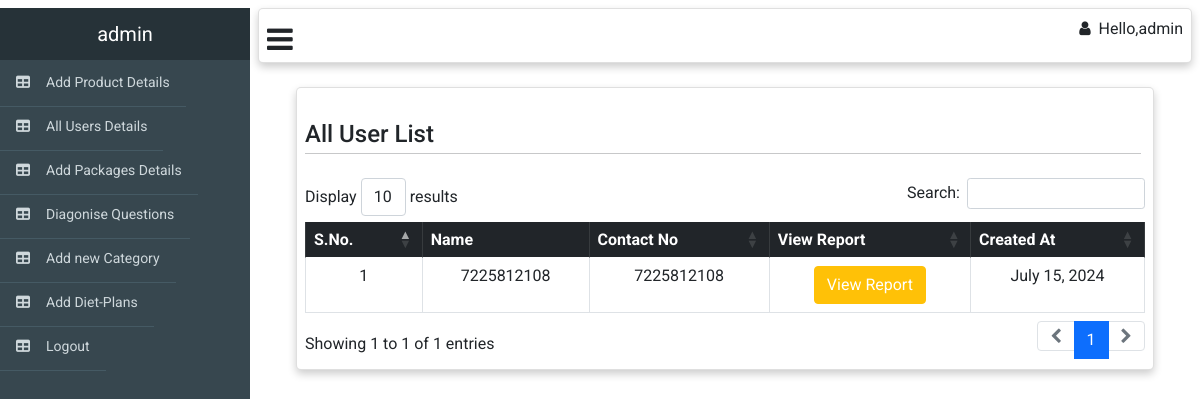
Page /web_admin/all-users (signed in) on the committed database.
### web_admin/models.py (models this page shows)
class user(models.Model):
    name = models.CharField(max_length=50)
    contact_no = models.CharField(max_length=15)
    otp = models.CharField(max_length=6)
    email = models.CharField(max_length=30)
    role = models.CharField(max_length=15, choices=Role)
    password = models.CharField(max_length=20,null=True,blank=True)
    is_active = models.BooleanField(default=True)
    gender = models.CharField(max_length=15, choices=Gender)
    age = models.IntegerField(default=0,null=True,blank=True)
    scalp_image = models.ImageField(upload_to='scalp_image/',null=True,blank=True)
    is_question_submitted = models.BooleanField(default=False)
    hair_health = models.FloatField(default=0)
    issue_categories = models.ManyToManyField(issue_category,null=True,blank=True)
    last_update_que = models.ForeignKey(questions,on_delete=models.CASCADE,null=True,blank=True)
    profile_image = models.ImageField(upload_to='profile/',null=True,blank=True)
    created_at = models.DateTimeField(auto_now_add=True)
    updated_at = models.DateTimeField(auto_now=True)

### web_admin/views.py (the view)
# urls.py: path('all-users',AllUsers.as_view(),name='all-users'),
class AllUsers(APIView):
    template_name = 'all_users_list.html'
    model = user
    def get(self,request,*args, **kwargs):
        list = self.model.objects.all()
        context={'list':list}
        return render(request,self.template_name,context)

### web_admin/templates/all_users_list.html (shortened to what this page needs)
{% extends "web_adminbase.html" %} {% block body %}{% load static %}
<div class="m-4">
  <div class="card me-6 p-2" style="width: auto">
    <h4 class="mt-4 p-0">
      All User List
      <hr class="hr p-0 mt-1 me-1" />
    </h4>
    <table
      id="example"
      class="table table-bordered text-center"
      style="width: 100%"
    >
      <thead class="table-dark text-center">
        <tr class="p-3 text-center">
          <th>S.No.</th>
          <th>Name</th>
          <th>Contact No</th>
          <th>View Report</th>
          <th>Created At</th>
        </tr>
      </thead>
      <tbody>
        {% for obj in list %}
        <tr>
          <td>{{forloop.counter}}</td>
          <td>{{obj.name}}</td>
          <td>{{obj.contact_no}}</td>
          <td><a class="btn btn-warning text-white">View Report</a></td>
          <td>{{obj.created_at|date}}</td>
        </tr>
        {% endfor %}
      </tbody>
    </table>
  </div>
</div>
{% endblock %}

### web_admin/templates/web_adminbase.html (shortened to what this page needs)
<html>
  <head>
    {% load static %}
    <link rel="stylesheet" href="/static/cs/dataTables.bootstrap5.min.css" />
    <link href="/static/cs/fontawesome.min.css" rel="stylesheet" />
    <link href="/static/cs/solid.css" rel="stylesheet" />
    <link href="/static/webfonts/fa-solid-900.woff2" rel="stylesheet" />
    <link href="/static/webfonts/fa-solid-900.ttf" rel="stylesheet" />
    <link href="/static/webfonts/fa-solid-900.ttf" rel="stylesheet" />
    <link href="/static/cs/dataTables.bootstrap5.min.css" rel="stylesheet" />
    <link
      href="https://cdn.jsdelivr.net/npm/bootstrap@5.0.2/dist/css/bootstrap.min.css"
      rel="stylesheet"
    />
  <link rel="stylesheet" href="https://cdnjs.cloudflare.com/ajax/libs/font-awesome/4.7.0/css/font-awesome.min.css">
  </head>
  <div id="viewport">
    <div id="sidebar">
      <header>
        <a href="#">{{request.session.name}}</a>
      </header>
      <ul class="nav">
        <li>
          <a href="/web_admin/add-product"><i class="fa-solid fa-table"></i>Add Product Details</a>
        </li>
        <li>
          <a href="/web_admin/all-users"><i class="fa-solid fa-table"></i>All Users Details</a>
        </li>
        <li>
          <a href="/web_admin/add-package"><i class="fa-solid fa-table"></i>Add Packages Details</a>
        </li>
        <li>
          <a href="/web_admin/add-questions"><i class="fa-solid fa-table"></i>Diagonise Questions</a>
        </li>
        <li>
          <a href="/web_admin/add-category"><i class="fa-solid fa-table"></i>Add new Category</a>
        </li>
        <li>
          <a href="/web_admin/add-diet-plan"><i class="fa-solid fa-table"></i>Add Diet-Plans</a>
        </li>
        <li>
          <a href="/web_admin/logout"><i class="fa-solid fa-table"></i>Logout</a>
        </li>
      </ul>
    </div>
    <div id="content">
      <div class="card m-2 p-2" style="width: auto; display: block">
        <div class="nav navbar-right">
          <i class="fa fa-bars" id="drawer_btn" onclick="openCloseNav()"></i>
          <h class="ms-auto" href="#">
            <i class="fa fa-user ms-2 me-2"></i
            >Hello,{{request.session.name}}</h
          >
        </div>
      </div>
      <div class="container-fluid">
        {% block body %}{% endblock body %}
    </div>
  </div>
</html>

### static/cs/solid.css (style rules this page uses)
:root, :host { --fa-style-family-classic: 'Font Awesome 6 Free'; --fa-font-solid: normal 900 1em/1 'Font Awesome 6 Free'; }
.fas, .fa-solid { font-weight: 900; }

### rows in the picture
user: name "7225812108", contact_no "7225812108", created_at "July 15, 2024"

### other values in the picture
{{ request.session.name }} "admin"
